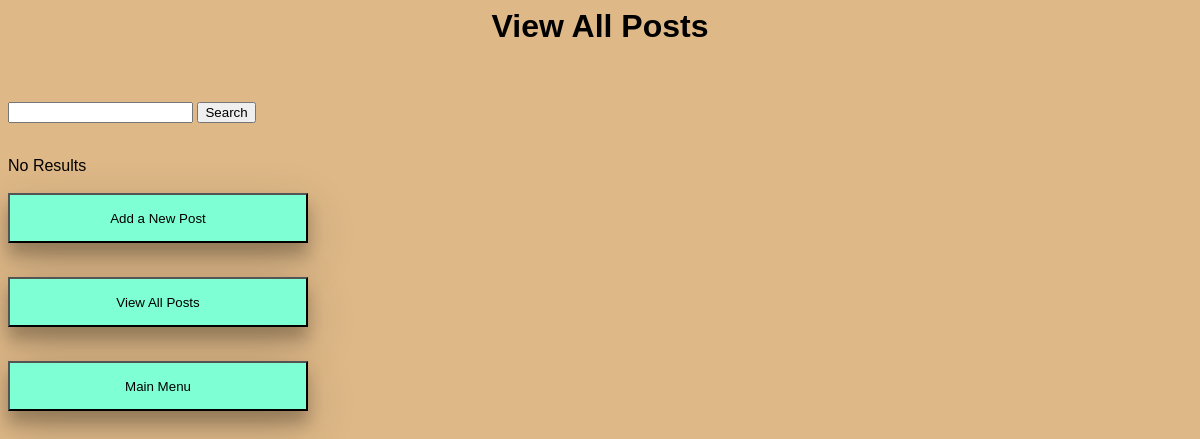
Before: /blog/searchHandler.php with the older database file.
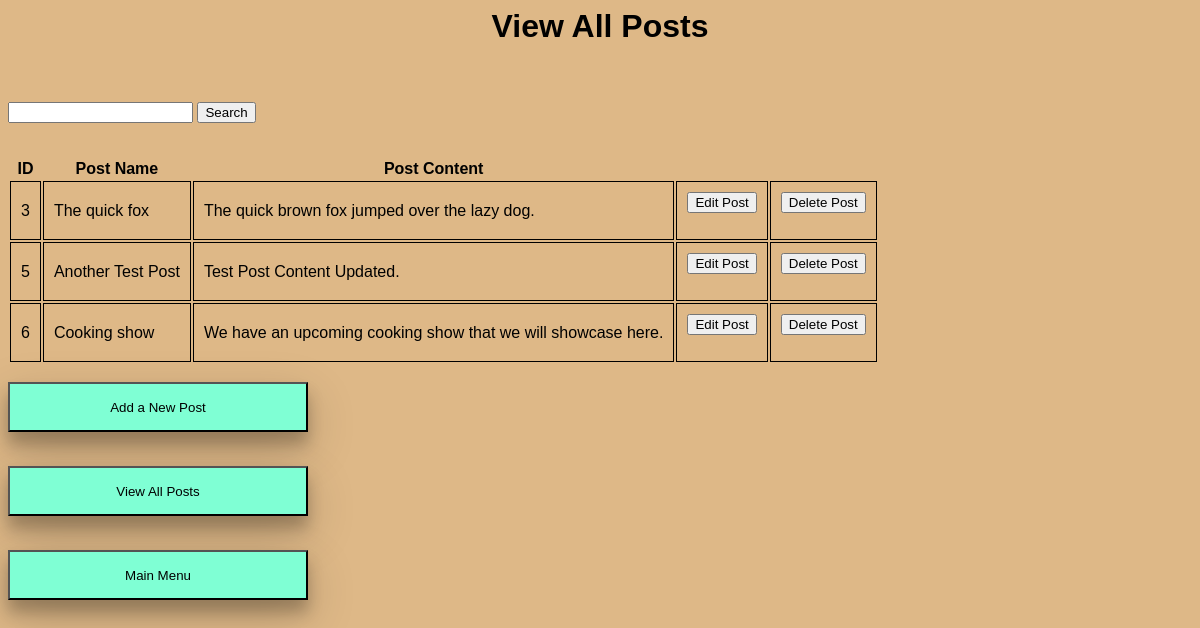
After: the same page with the newer database file.
### tables this page shows
CREATE TABLE `posts` (
  `id` int(11) NOT NULL,
  `post_name` varchar(50) NOT NULL,
  `post_content` varchar(3000) NOT NULL
);

### blog/searchHandler.php (the view, shortened to what this page needs)
<?php
    $searchPattern = $_GET["searchPattern"];
    $serverName = "localhost";
    $databaseUser = "root";
    $password = "root";
    $database = "blog";
    $conn = new mysqli($serverName, $databaseUser, $password, $database);
    $sql = "SELECT * FROM posts WHERE post_name LIKE '%$searchPattern%' or
        post_content LIKE '%$searchPattern%';";
?>
<html>
<head>
</head>
<body>
	<h1 align="center">View All Posts</h1><br><br>
	<form action="searchHandler.php">
		<input type="search" name="searchPattern" value="<?php echo $searchPattern?>">
		<button type="submit">Search</button><br><br>
	</form>
<?php
	if($result = mysqli_query($conn, $sql)){
        if(mysqli_num_rows($result) > 0){
            echo "<table>";
            echo "<tr>";
            echo "<th>ID</th>";
            echo "<th>Post Name</th>";
            echo "<th>Post Content</th>";
            echo "</tr>";
            while($row = mysqli_fetch_array($result)){
                echo "<tr>";
                echo "<td name='id'>" . $row['id'] . "</td>";
                echo "<td>" . $row['post_name'] . "</td>";
                echo "<td>" . $row['post_content'] . "</td>";
                $id = $row['id'];
                echo"<td><form method='POST' id='editPostForm' action='editPost.php?id=$id'>
                    <button type='submit' class='smallButton'>Edit Post</button></form></td>";
                echo"<td><form method='POST' id='deletePostForm' action='deletePostHandler.php?id=$id'>
                    <button type='submit' class='smallButton'>Delete Post</button></form></td>";
            }
            echo "</table>";
        }
        else {
            echo "No Results <br>";
        }
    }
?>
	<br><form method="post" action="newpost.html">
		<button type="submit" class="button">Add a New Post</button>
	</form>
	<br><form method="post" action="viewAllPosts.php">
		<button type="submit" class="button">View All Posts</button>
	</form>
	<br><form method="post" action="mainmenu.html">
		<button type="submit" class="button">Main Menu</button>
	</form>
    </body>
</html>

### blog/searchHandler.php (style rules this page uses)
body { font-family: Calibri, Helvetica, sans-serif; background-color: #DEB887; }
td { padding: 10px; border: 1px solid black; border-collapse: collapse; }
.button { background-color: #7FFFD4; width: 300px; cursor: pointer; box-shadow: 0 12px 16px 0 rgba(0,0,0,0.24), 0 17px 50px 0 rgba(0,0,0,0.19); height: 50px; }

Changed rows visible on the page:
added posts: id "3", post_name "The quick fox", post_content "The quick brown fox jumped over the lazy dog."
added posts: id "5", post_name "Another Test Post", post_content "Test Post Content Updated."
added posts: id "6", post_name "Cooking show", post_content "We have an upcoming cooking show that we will showcase here."
Other visible differences:
text no longer shown: "No Results"
text now shown: "ID Post Name Post Content"
